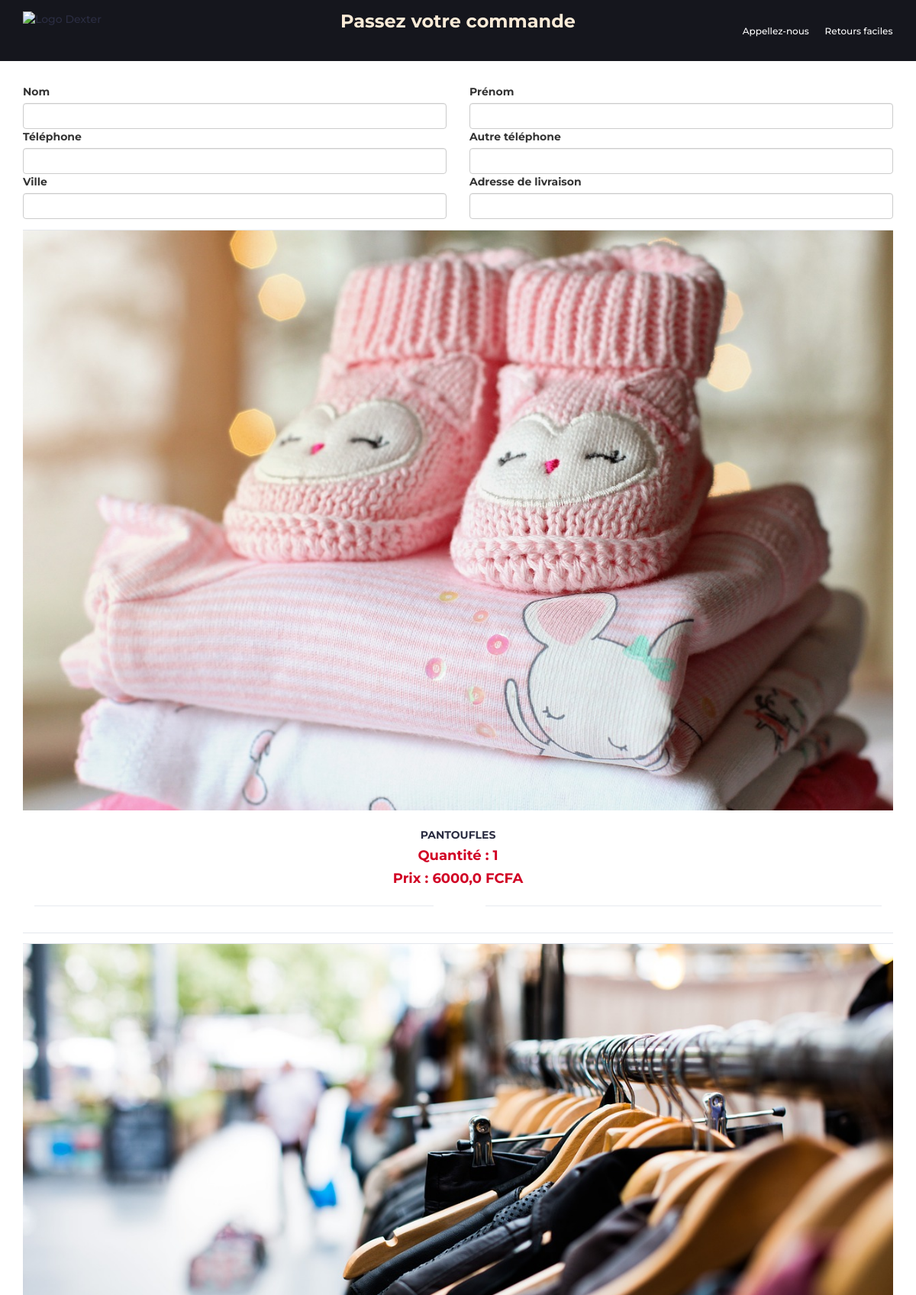
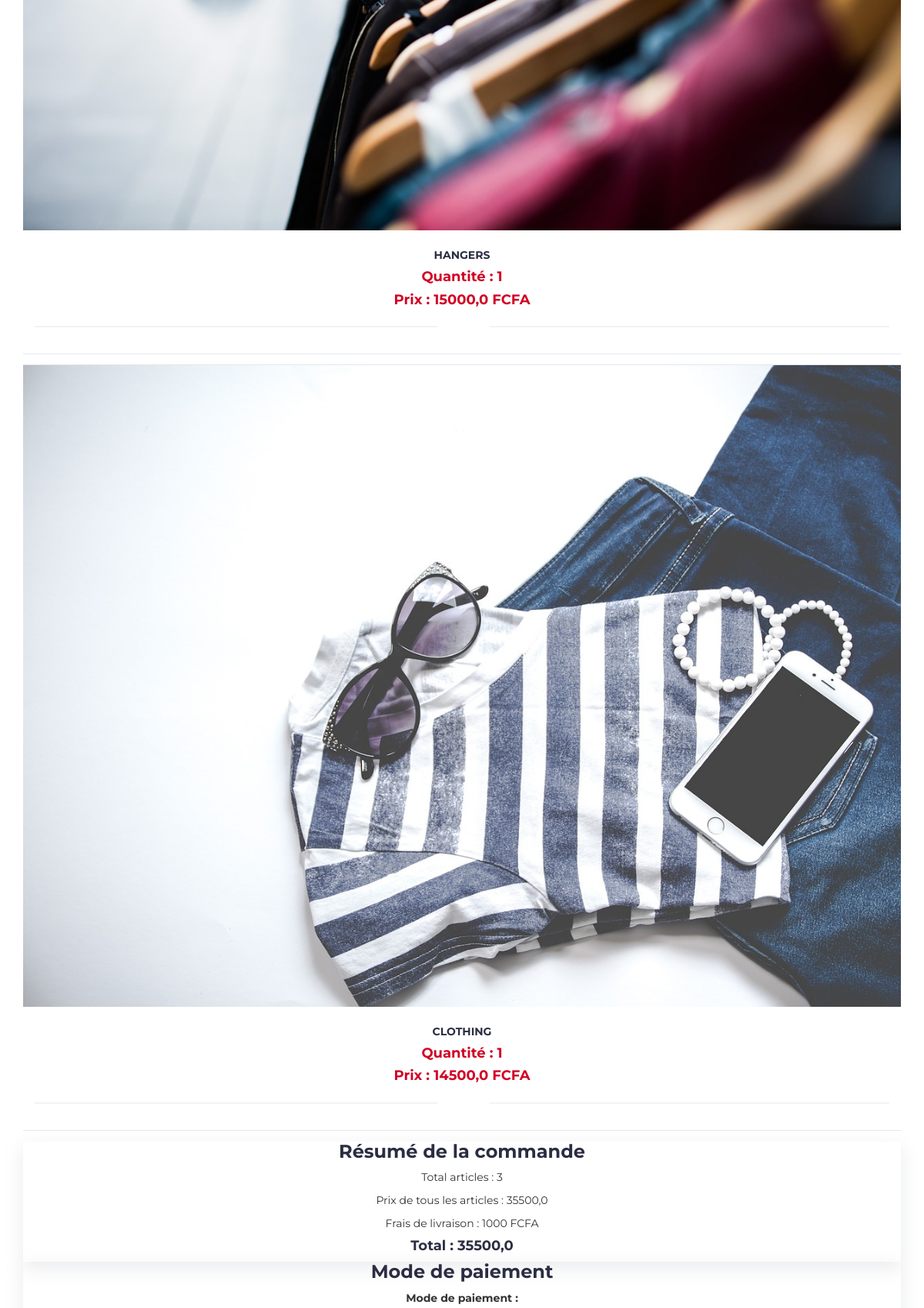
The page /cart/checkout/ (signed in, upper part) on the database its author committed (2 pictures, top to bottom).
### store/models.py (models this page shows, shortened)
class Order(models.Model):
    user = models.ForeignKey(AUTH_USER_MODEL ,on_delete=models.CASCADE)
    product = models.ForeignKey(Product, on_delete=models.CASCADE)
    quantity = models.IntegerField(default=1)
    ordered = models.BooleanField(default=False)

class Product(models.Model):
    name = models.CharField(max_length=50)
    title = models.TextField(max_length=200)
    category = models.ForeignKey(Category, on_delete=models.SET_NULL, null=True, blank=True)
    price = models.FloatField(default=0.0)
    old_price = models.FloatField(default=0.0)
    stock_quantity = models.IntegerField(default=0)
    description = RichTextField(blank=True)
    technical_information = RichTextField(blank=True, default='', verbose_name="Fiche technique")
    image = models.ImageField(upload_to='products', blank=True, null=True)
    slug = AutoSlugField(populate_from=['name'])

### pay/views.py (the view)
# urls.py: path('cart/checkout/', views.checkout, name='checkout-pay'),
def checkout(request):
    cart_user = get_object_or_404(Cart, user=request.user)
    items = cart_user.orders.all()
    total_price = 0
    for item in items:
        total_price += item.product.price * item.quantity
    context = {'cart_user' : cart_user, 'items':items, 'total_price' : total_price}
    return render(request, 'home/pay/checkout.html', context)

### templates/home/pay/checkout.html (shortened to what this page needs)
{% extends "panel/base.html" %}
{% load static %}
{% block content %}
{% include "panel/header.html" %}
<div class="section">
    <div class="container">
        <form action="{% url 'congratulation' %}" method="POST">
            <div class="row">
                <div class="col-md-6">
                    <div class="mb-3">
                        <label for="nom" class="form-label">Nom</label>
                        <input type="text" class="form-control" id="nom" name="nom">
                    </div>
                </div>
                <div class="col-md-6">
                    <div class="mb-3">
                        <label for="prenom" class="form-label">Prénom</label>
                        <input type="text" class="form-control" id="prenom" name="prenom">
                    </div>
                </div>
            </div>
            <div class="row">
                <div class="col-md-6">
                    <div class="mb-3">
                        <label for="telephone" class="form-label">Téléphone</label>
                        <input type="tel" class="form-control" id="telephone" name="telephone">
                    </div>
                </div>
                <div class="col-md-6">
                    <div class="mb-3">
                        <label for="autre_telephone" class="form-label">Autre téléphone</label>
                        <input type="tel" class="form-control" id="autre_telephone" name="autre_telephone">
                    </div>
                </div>
            </div>
            <div class="row">
                <div class="col-md-6">
                    <div class="mb-3">
                        <label for="ville class="form-label">Ville</label>
                        <input type="text" class="form-control" id="ville" name="ville">
                    </div>
                </div>
                <div class="col-md-6">
                    <div class="mb-3">
                        <label for="adresse" class="form-label">Adresse de livraison</label>
                        <input type="text" class="form-control" id="adresse" name="adresse">
                    </div>
                </div>
            </div>
            <div class="col-md-12">
                <div class="row">
                    <div class="products-tabs">
                        <div id="tab1" class="tab-pane active">
                            <div class="products-slick" data-nav="#slick-nav-1">
                                {% for item in items %}
                                <div class="product">
                                    <div class="product-img">
                                        <img src='{{ item.product.image.url }}' alt=" {{ item.product.name }} ">
                                    </div>
                                    <div class="product-body">
                                        <h3 class="product-name"><a href="#">{{ item.product.name }}</a></h3>
                                        <h4 class="product-price">Quantité : {{ item.quantity }} </h4>
                                        <h4 class="product-price">Prix : {{ item.product.price }} FCFA</h4>
                                        <div class="product-rating">
                                            <i class="fa fa-star"></i>
                                            <i class="fa fa-star"></i>
                                            <i class="fa fa-star"></i>
                                            <i class="fa fa-star"></i>
                                            <i class="fa fa-star"></i>
                                        </div>
                                    </div>
                                </div>
                                {% endfor %}
                            </div>
                        </div>
                    </div>
                </div>
            </div>
            <div class="col-6 col-md-12 col-xs-6 text-center cart-area-color">
                <h3>Résumé de la commande</h3>
                {% if items %}
                <p>
                    Total articles : {{ items.count }}
                </p>
                <p>
                    Prix de tous les articles : {{ total_price }}
                </p>
                <p>
                    Frais de livraison : 1000 FCFA
                </p>
                <h4>
                    Total : {{ total_price }}
                </h4>
                {% endif %}
            </div>
            <div class="col-6 col-md-12 col-xs-6 text-center cart-area-color">
                <h3>Mode de paiement</h3>
                {% if items %}
                <form method="POST" action="">
                    <div class="form-group">
                        <label for="payment-method">Mode de paiement :</label>
                    </div>
                </form>
                {% endif %}
            </div>
            <div class="text-center">
            </div>
        </form>
    </div>
</div>
{% endblock %}

### templates/static/style/css/style.css (style rules this page uses)
body { font-family: 'Montserrat', sans-serif; font-weight: 400; color: #333; }
a { color: #2B2D42; font-weight: 500; -webkit-transition: 0.2s color; transition: 0.2s color; }
.section { padding-top: 30px; padding-bottom: 30px; }
.product { position: relative; margin: 15px 0px; -webkit-box-shadow: 0px 0px 0px 0px #E4E7ED, 0px 0px 0px 1px #E4E7ED; box-shadow: 0px 0px 0px 0px #E4E7ED, 0px 0px 0px 1px #E4E7ED; -webkit-transition: 0.2s all; transition: 0.2s all; }
.product .product-img { position: relative; }
.product .product-img>img { width: 100%; }
.product .product-body { position: relative; padding: 15px; background-color: #FFF; text-align: center; z-index: 20; }
.product .product-body .product-name { text-transform: uppercase; font-size: 14px; }
.product .product-body .product-name>a { font-weight: 700; }
.product .product-body .product-price { color: #D10024; font-size: 18px; }
.product .product-body .product-rating { position: relative; margin: 15px 0px 10px; height: 20px; }
.product .product-body .product-rating>i { position: relative; width: 14px; margin-right: -4px; background: #FFF; color: #E4E7ED; z-index: 10; }
.product .product-body .product-rating>i.fa-star { color: #ef233c; }
.product .product-body .product-rating:after { content: ""; position: absolute; top: 50%; left: 0; right: 0; -webkit-transform: translateY(-50%); -ms-transform: translateY(-50%); transform: translateY(-50%); height: 1px; background-color: #E4E7ED; }
.products-tabs>.tab-pane { display: block; height: 0; opacity: 0; visibility: hidden; overflow-y: hidden; padding-bottom: 60px; margin-bottom: -60px; }
.products-tabs>.tab-pane.active { opacity: 1; visibility: visible; height: auto; }
.cart-area-color { box-shadow: rgba(149, 157, 165, 0.2) 0px 8px 24px; }

### rows shown on the page
Order: product.image (picture), product.name "PANTOUFLES", quantity "1", product.price "6000,0"
Order: product.image (picture), product.name "HANGERS", quantity "1", product.price "15000,0"
Order: product.image (picture), product.name "CLOTHING", quantity "1", product.price "14500,0"

### other values the page prints
{{ items.count }} "3"
{{ total_price }} "35500,0"
